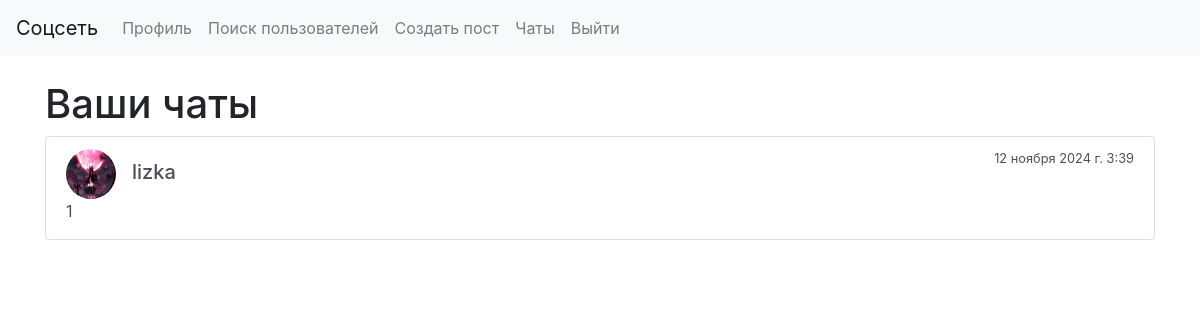
The page /chats/ (signed in) on the database its author committed.
### main/models.py (models this page shows, shortened)
class UserProfile(models.Model):
    user = models.OneToOneField(User, on_delete=models.CASCADE)
    last_name = models.CharField(max_length=100)
    first_name = models.CharField(max_length=100)
    middle_name = models.CharField(max_length=100, blank=True, null=True)  # Отчество может быть не указано
    birth_date = models.DateField()
    city = models.CharField(max_length=100, choices=CITIES)
    avatar = models.ImageField(upload_to='avatars/', blank=True, null=True)
    additional_images = models.ManyToManyField('UserImage', blank=True)

class Message(models.Model):
    sender = models.ForeignKey(UserProfile, related_name='sent_messages', on_delete=models.CASCADE)
    receiver = models.ForeignKey(UserProfile, related_name='received_messages', on_delete=models.CASCADE)
    content = models.TextField()
    sent_at = models.DateTimeField(auto_now_add=True)
    is_read = models.BooleanField(default=False)

### main/views.py (the view)
# urls.py: path('chats/', views.chat_list, name='chat_list'),
@login_required  # Декоратор, требующий аутентификации
def chat_list(request):
    user_profile = request.user.userprofile  # Получаем профиль текущего пользователя
    messages = Message.objects.filter(Q(sender=user_profile) | Q(receiver=user_profile))
    last_messages = messages.annotate(
        other_user_id=Case(
            When(sender=user_profile, then=F('receiver')),  # Если текущий пользователь - отправитель, то другой пользователь - получатель
            default=F('sender'),  # Иначе другой пользователь - отправитель
            output_field=IntegerField()  # Тип данных для другого пользователя
        )
    ).values('other_user_id').annotate(
        last_message_id=Max('id')  # Получаем максимальный id сообщения для каждого чата
    ).values('last_message_id')
    last_messages_info = Message.objects.filter(id__in=Subquery(last_messages)).order_by('-sent_at')
    chat_list = []
    for message in last_messages_info:
        other_user = message.sender if message.sender != user_profile else message.receiver  # Определяем другого пользователя в чате
        chat_list.append({
            'other_user': other_user,  # Профиль другого пользователя
            'last_message': message,  # Последнее сообщение в чате
        })
    return render(request, 'socials/chat_list.html', {'chat_list': chat_list})  # Рендерим шаблон со списком чатов

### main/templates/socials/chat_list.html (shortened to what this page needs)
{% extends 'socials/base.html' %}
{% block content %}
<h1>Ваши чаты</h1>
<div class="list-group">
    {% for chat in chat_list %}
    <a href="{% url 'socials:send_message' chat.other_user.id %}" class="list-group-item list-group-item-action">
        <div class="d-flex w-100 justify-content-between">
            <div class="d-flex align-items-center">
                <img src="{{ chat.other_user.avatar.url }}" alt="{{ chat.other_user.user.username }}" class="rounded-circle" width="50" height="50">
                <h5 class="mb-1 ml-3">{{ chat.other_user.user.username }}</h5>
            </div>
            <small>{{ chat.last_message.sent_at }}</small>
        </div>
        <p class="mb-1">{{ chat.last_message.content }}</p>
    </a>
    {% endfor %}
</div>
{% endblock %}

### rows shown on the page
UserProfile: other_user.avatar (picture), other_user.user.username "lizka", last_message.sent_at "12 ноября 2024 г. 3:39", last_message.content "1"
